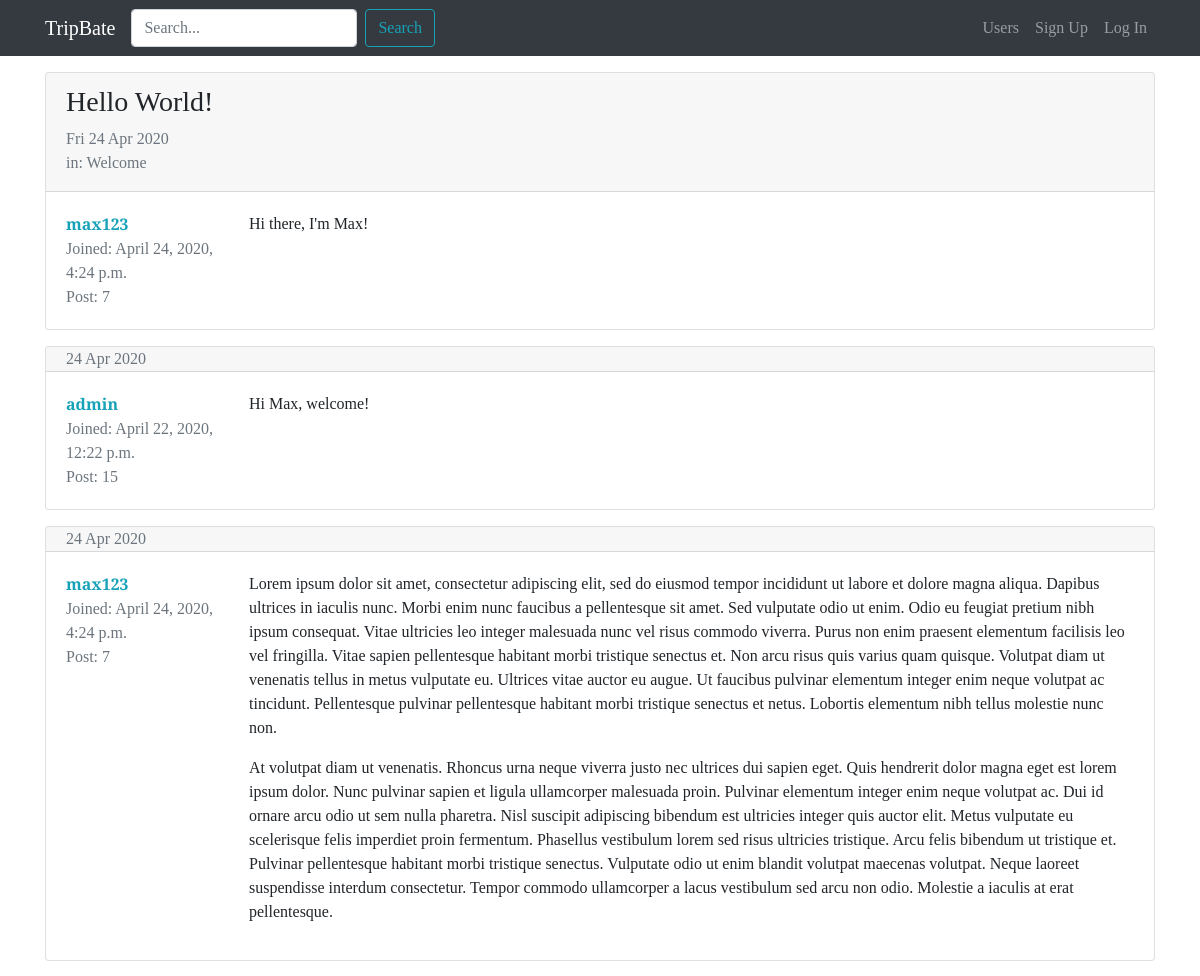
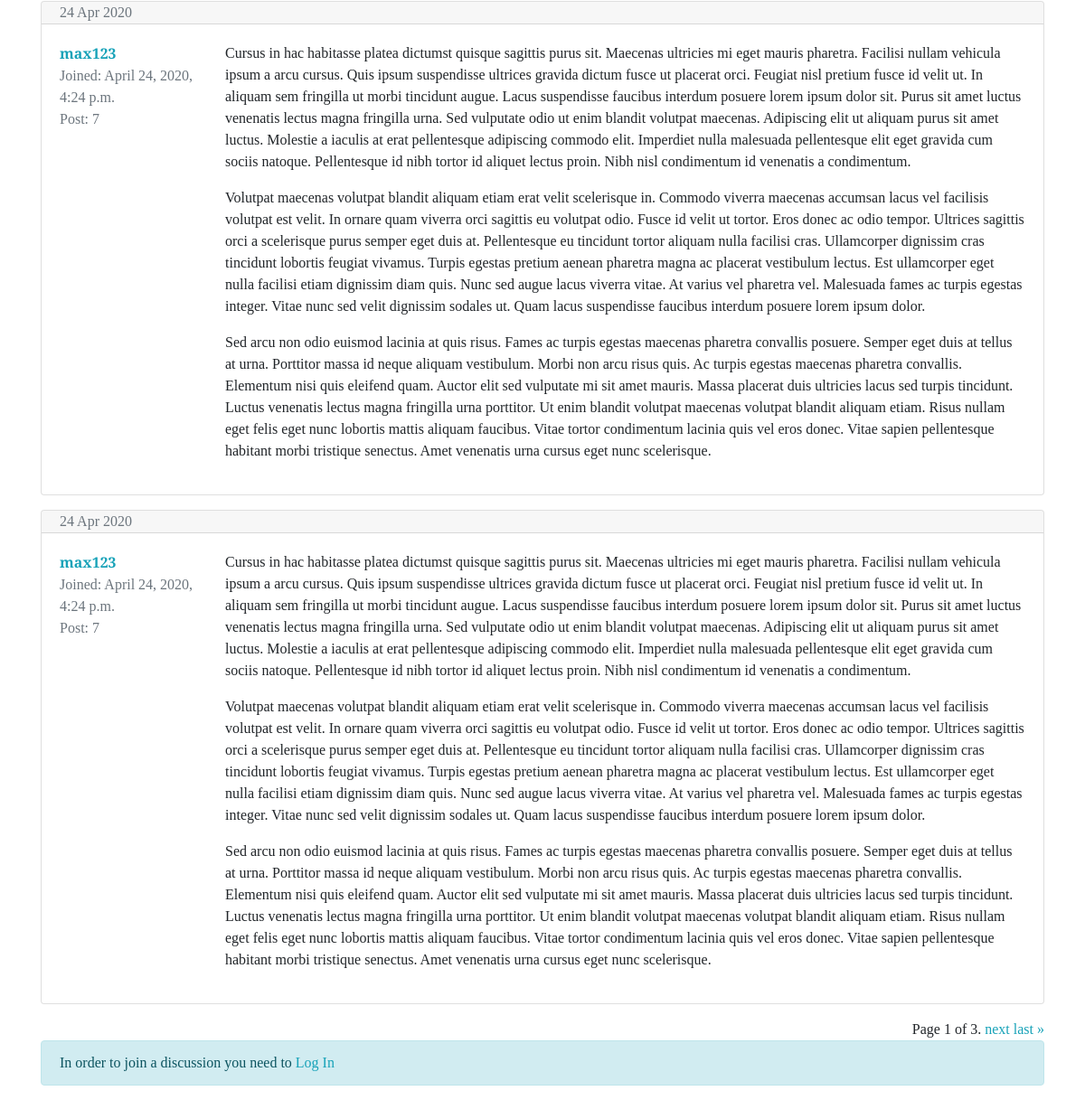
Page /forum/discussion/6 on the committed database (2 pictures, top to bottom).
### forum/models.py (models this page shows, shortened)
class Discussion(models.Model):
  title = models.CharField(max_length=120)
  creation_date = models.DateTimeField(auto_now_add=True)
  author_discussion = models.ForeignKey(User, on_delete=models.CASCADE, related_name="discussions")
  belong_section = models.ForeignKey(Section, on_delete=models.CASCADE)

class Post(models.Model):
  author_post = models.ForeignKey(User, on_delete=models.CASCADE, related_name="posts")
  content = models.TextField()
  creation_date = models.DateTimeField(auto_now_add=True)
  discussion = models.ForeignKey(Discussion, on_delete=models.CASCADE)

class Section(models.Model):
  name_section = models.CharField(max_length=80)
  description = models.CharField(max_length=150, blank=True, null=True)
  logo_section = models.ImageField(blank=True, null=True)
  def __str__(self):
    return self.name_section

### forum/views.py (the view)
def visualizeDiscussion(request, pk):
  discussion = get_object_or_404(Discussion, pk=pk)
  posts_discussion = Post.objects.filter(discussion=discussion)
  paginator = Paginator(posts_discussion, 5)
  page = request.GET.get("page")
  posts = paginator.get_page(page)
  form_response = PostModelForm()
  context = {"discussion": discussion,
             "posts_discussion": posts,
             "form_response": form_response
             }
  return render(request, "forum/single_discussion.html", context)

### forum/forms.py
class PostModelForm(forms.ModelForm):
    class Meta:
      model = Post
      fields = ["content"]
      widgets = {
        "content" : forms.Textarea(attrs={'rows': '5'})
      }
      labels = {
        "content" : "Message"
      }

### forum/templates/forum/single_discussion.html (shortened to what this page needs)
{% extends 'base.html' %}
{% load crispy_forms_tags %}
{% block content %}
  {% for post in posts_discussion %}
      <div class="card my-3">
      {% if forloop.first and not "page" in request.get_full_path %}
          <div class="card-header pb-0">
            <h3>{{ discussion.title }}</h3>
            <p class="text-muted">{{ discussion.creation_date|date:"D d M Y" }}
            <br>in: {{ discussion.belong_section }}</p>
          </div>
      {% else %}
          <div class="card-header py-0">
            <p class="text-muted mb-0">{{ post.creation_date|date:"d M Y" }}
            </p>
          </div>
      {% endif %}
        <div class="card-body">
          <div class="row">
            <div class="col-xl-2 col-4">
              <p class="mb-0"><a href="{% url 'user_profile' username=post.author_post.username %}"><strong>{{ post.author_post }}</strong></a></p>
              <p class="text-muted mb-0">Joined: {{ post.author_post.date_joined }}</p>
              <p class="text-muted mb-0">Post: {{ post.author_post.posts.count }}</p>
            </div>
            <div class="col-xl-10 col-8">
              <p class="my-0">{{ post.content|linebreaks }}</p>
            </div>
          </div>
        </div>
      </div>
  {% endfor %}
      <div class="text-right">
        <span class="step-links">
          <span class="current">
            Page {{ posts_discussion.number }} of {{ posts_discussion.paginator.num_pages }}.
          </span>
          {% if posts_discussion.has_next %}
          <a href="?page={{ posts_discussion.next_page_number }}">next</a>
          <a href="?page={{ posts_discussion.paginator.num_pages }}">last &raquo;</a>
          {% endif %}
        </span>
      </div>
  {% if request.user.is_authenticated %}
    {% include 'forum/form_response.html' %}
  {% else %}
    <div class="alert alert-info" role="alert">
      In order to join a discussion you need to <a href="{% url 'login' %}?next={{ request.get_full_path }}">Log In</a>
    </div>
  {% endif %}
{% endblock content %}

### static-storage/css/debate.css (style rules this page uses)
body { font-family: 'Playfair Display', serif; }
a, a:hover { color: #17a2b8; }

### rows in the picture
Post: author_post "max123", author_post.date_joined "April 24, 2020, 4:24 p.m.", author_post.posts.count "7", content "Hi there, I'm Max!"
Discussion: title "Hello World!", creation_date "Fri 24 Apr 2020", belong_section "Welcome"
Post: creation_date "24 Apr 2020", author_post "admin", author_post.date_joined "April 22, 2020, 12:22 p.m.", author_post.posts.count "15", content "Hi Max, welcome!"
Post: creation_date "24 Apr 2020", author_post "max123", author_post.date_joined "April 24, 2020, 4:24 p.m.", author_post.posts.count "7", content "Lorem ipsum dolor sit amet, consectetur adipiscing elit, sed do eiusmod tempor incididunt ut labore et dolore magna aliqua. Dapibus ultrices in iaculis nunc. Morbi enim nunc faucibus a pellentesque sit amet. Sed vulputate odio ut enim. Odio eu feugiat pretium nibh ipsum consequat. Vitae ultricies leo integer malesuada nunc vel risus commodo viverra. Purus non enim praesent elementum facilisis leo vel fringilla. Vitae sapien pellentesque habitant morbi tristique senectus et. Non arcu risus quis varius quam quisque. Volutpat diam ut venenatis tellus in metus vulputate eu. Ultrices vitae auctor eu augue. Ut faucibus pulvinar elementum integer enim neque volutpat ac tincidunt. Pellentesque…"
Post: creation_date "24 Apr 2020", author_post "max123", author_post.date_joined "April 24, 2020, 4:24 p.m.", author_post.posts.count "7", content "Cursus in hac habitasse platea dictumst quisque sagittis purus sit. Maecenas ultricies mi eget mauris pharetra. Facilisi nullam vehicula ipsum a arcu cursus. Quis ipsum suspendisse ultrices gravida dictum fusce ut placerat orci. Feugiat nisl pretium fusce id velit ut. In aliquam sem fringilla ut morbi tincidunt augue. Lacus suspendisse faucibus interdum posuere lorem ipsum dolor sit. Purus sit amet luctus venenatis lectus magna fringilla urna. Sed vulputate odio ut enim blandit volutpat maecenas. Adipiscing elit ut aliquam purus sit amet luctus. Molestie a iaculis at erat pellentesque adipiscing commodo elit. Imperdiet nulla malesuada pellentesque elit eget gravida cum sociis natoque.…"
Post: creation_date "24 Apr 2020", author_post "max123", author_post.date_joined "April 24, 2020, 4:24 p.m.", author_post.posts.count "7", content "Cursus in hac habitasse platea dictumst quisque sagittis purus sit. Maecenas ultricies mi eget mauris pharetra. Facilisi nullam vehicula ipsum a arcu cursus. Quis ipsum suspendisse ultrices gravida dictum fusce ut placerat orci. Feugiat nisl pretium fusce id velit ut. In aliquam sem fringilla ut morbi tincidunt augue. Lacus suspendisse faucibus interdum posuere lorem ipsum dolor sit. Purus sit amet luctus venenatis lectus magna fringilla urna. Sed vulputate odio ut enim blandit volutpat maecenas. Adipiscing elit ut aliquam purus sit amet luctus. Molestie a iaculis at erat pellentesque adipiscing commodo elit. Imperdiet nulla malesuada pellentesque elit eget gravida cum sociis natoque.…"

### other values in the picture
{{ posts_discussion.number }} "1"
{{ posts_discussion.paginator.num_pages }} "3"
